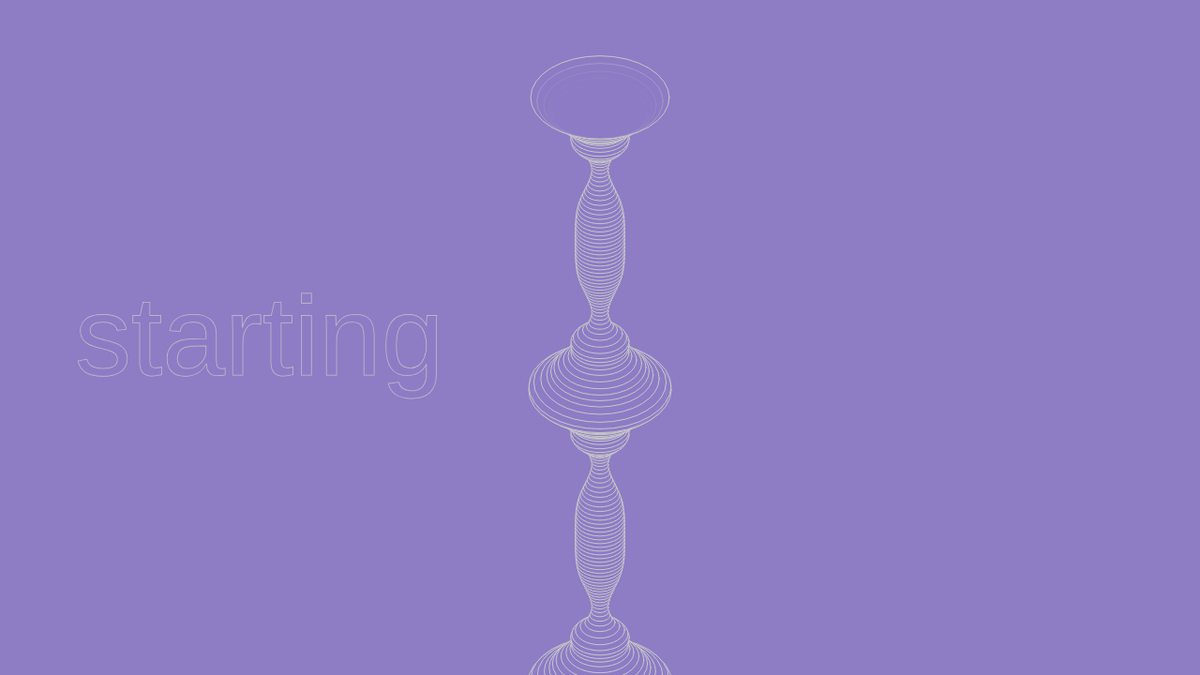
Frame 1 (no input)
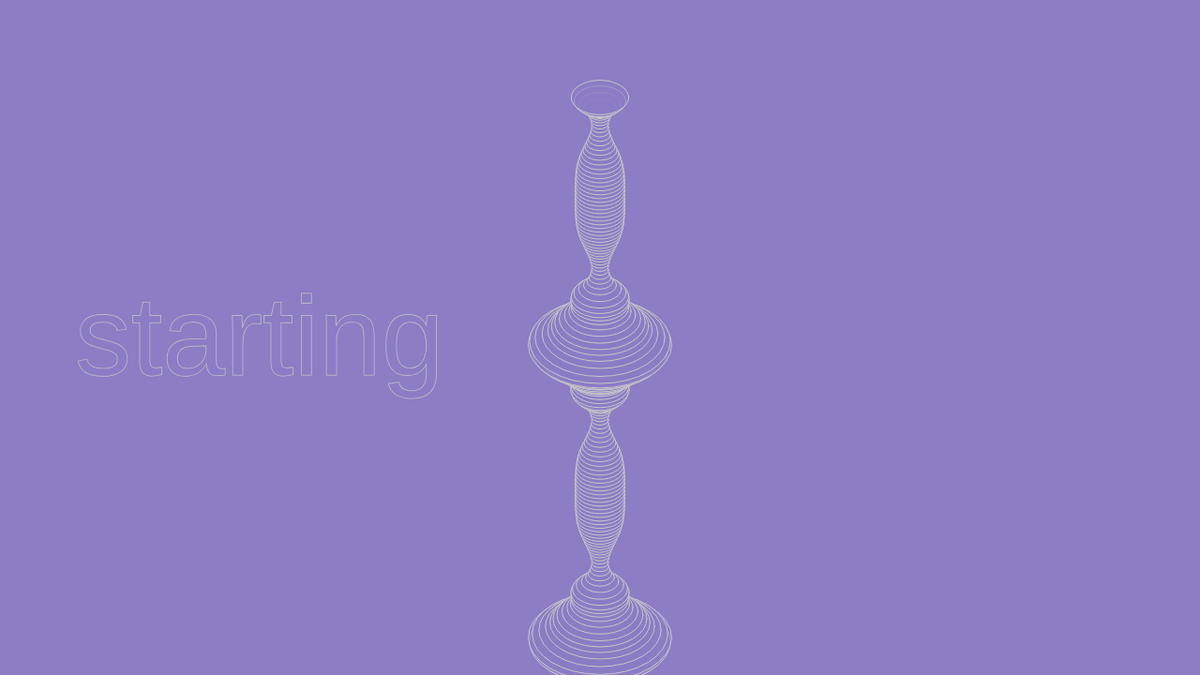
Frame 60 (no input)
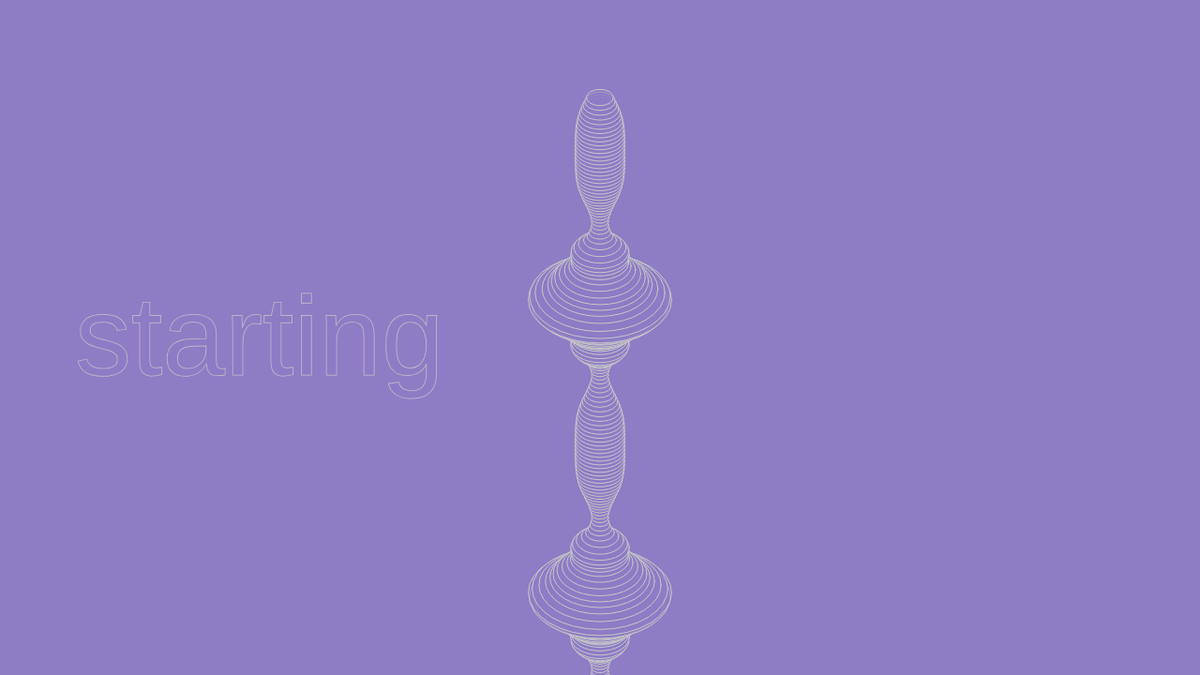
Frame 120 (the mouse pressed at the canvas centre since frame 60)

The p5.js sketch that drew these frames (run headless with seeded random() and noise() and a simulated clock; from frame 60 on, the mouse is pressed at the canvas centre):

// p5.js sketch
// ── sketch.js
let roff = 0.03;
let xoff = 0;
let rad;
let r;
let a = 0;
let theShader;



function setup() {
  createCanvas(1280, 720);
  // noLoop()
  
}

function draw() {


  background(142, 124, 197);

  for (x = height; x > 0; x -= 4) {
    r = sin(x / 100 + a + TWO_PI);

    n = noise(r)
    r2 = map(n, 0.4, 1, 50, 280)
    stroke(200)
    fill(142, 124, 197,155)
    
    //noFill()
    ellipse(width/2, x+100, r2, r2 * 0.6)

  }
  a += 0.008;
  textSize(120)
  text("starting",80,400)
}
